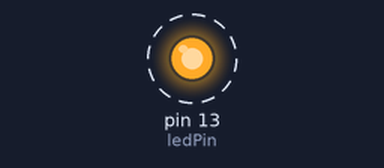
A sketch run on a simulated Arduino Uno, built with avr-gcc and run on an emulated ATmega328P. On the bench: output pins drawn as LEDs (lit = HIGH). Dashed ring = blinking.

Above: at 0.2 s.
Timing chart, 0 to 5.8 s (numbered marks = the images above):
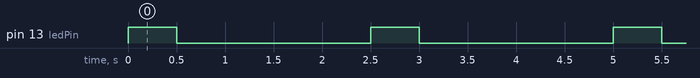

The sketch:

ArduinoLEDTesting.ino
```cpp
const int ledPin = 13; //创建一个常量，表示LED连接到引脚7
void setup() {
  //setup函数，用于初始化设置
  pinMode(ledPin, OUTPUT); //设置引脚7为输出端

}

void loop() {
  //loop函数 循环
  digitalWrite(ledPin, HIGH); //数字写入的过程，写入HIGH(相当于正电压)，信号进入点亮LED
  delay(500); //点亮时间0.5秒，500 = 0.5秒

  digitalWrite(ledPin, LOW); //数字写入的过程，写入LOW，熄灭LED
  delay(2000); //等待时间2秒，2000 = 2秒

}
```

Measured:
- by itself, pin 13 (ledPin): alternates HIGH for 0.50 s and LOW for 2.0 s
